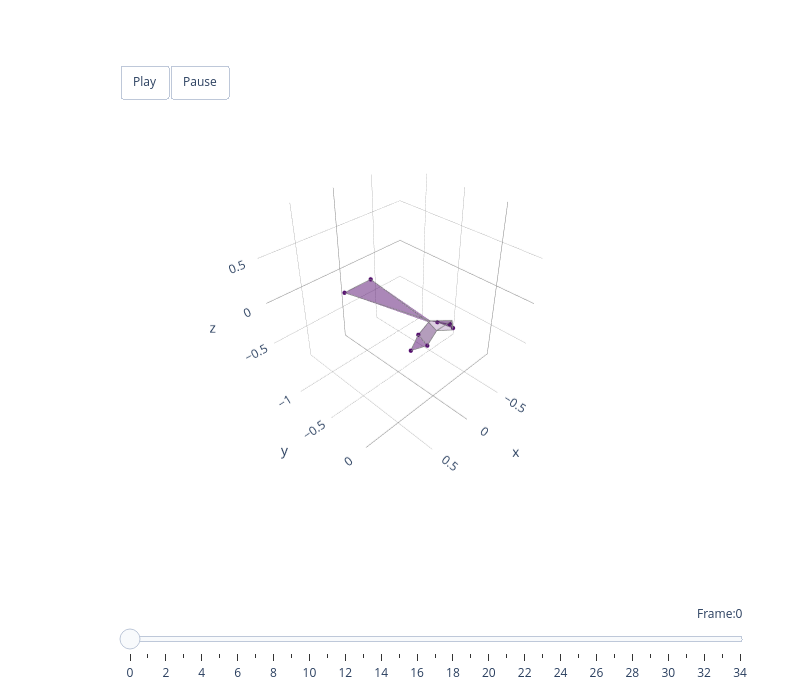

Notebook cell for this chart:
### Markdown cell above
### Full bilateral flight reconstruction

We can also reconstruct a complete flight sequence using the mean left and right scores from a hawk (Toothless, 9 m straight flight) and project it onto the species morphology.

### Code cell
# Get mean flight scores for a hawk
scores_df, _ = get_score_df(scores, unilateral_frame_info_df, size_bin=0.05)

_, Left_mean_scores, _, _ = get_binned_scores(
    scores_df, hawkname="Toothless", perchDist="9m", turn='Straight',
    left=True, year=2020
)
_, Right_mean_scores, _, _ = get_binned_scores(
    scores_df, hawkname="Toothless", perchDist="9m", turn='Straight',
    left=False, year=2020
)

Left_selected = Left_mean_scores.to_numpy()
Right_selected = Right_mean_scores.to_numpy()
components_list = np.arange(12)

# Reconstruct bilateral flight in target species morphology
recon_left = reconstruct(Left_selected, pc_transformed, mu_species, components_list)
recon_right = reconstruct(Right_selected, pc_transformed, mu_species, components_list)
reconstructed_full = to_bilateral(recon_right, left=recon_left)

print(f"Reconstructed flight: {reconstructed_full.shape[0]} frames")
animate_plotly(approx_bird3d, reconstructed_full[:35], colour='#540D6E')

### Figure 1 — Plotly figure (JSON) as saved in the notebook; plotly's stock layout.template omitted (floating-point values rounded to 4 significant figures)
{"data": [{"color": "#540D6E", "hoverinfo": "none", "opacity": 0.5, "type": "mesh3d", "x": [-0.2772, -0.1807, -0.1351], "y": [-0.06742, 0.04764, -0.1076], "z": [-0.1805, -0.1119, -0.1008]}, {"hoverinfo": "name", "line": {"color": "grey", "width": 1.5}, "mode": "lines", "name": "left_handwing #540D6E", "type": "scatter3d", "x": [-0.2772, -0.1807, -0.1351, -0.2772], "y": [-0.06742, 0.04764, -0.1076, -0.06742], "z": [-0.1805, -0.1119, -0.1008, -0.1805]}, {"color": "#540D6E", "hoverinfo": "none", "opacity": 0.5, "type": "mesh3d", "x": [0.271, 0.1757, 0.1319], "y": [-0.06507, 0.04753, -0.105], "z": [-0.1835, -0.1136, -0.1013]}, {"hoverinfo": "name", "line": {"color": "grey", "width": 1.5}, "mode": "lines", "name": "right_handwing #540D6E", "type": "scatter3d", "x": [0.271, 0.1757, 0.1319, 0.271], "y": [-0.06507, 0.04753, -0.105, -0.06507], "z": [-0.1835, -0.1136, -0.1013, -0.1835]}, {"color": "#540D6E", "hoverinfo": "none", "opacity": 0.4, "type": "mesh3d", "x": [-0.1807, -0.1351, -0.0146, -0.1047], "y": [0.04764, -0.1076, -0.0883, 0.0883], "z": [-0.1119, -0.1008, -0.011, 0.03989]}, {"hoverinfo": "name", "line": {"color": "grey", "width": 1.5}, "mode": "lines", "name": "left_armwing #540D6E", "type": "scatter3d", "x": [-0.1807, -0.1351, -0.0146, -0.1047, -0.1807], "y": [0.04764, -0.1076, -0.0883, 0.0883, 0.04764], "z": [-0.1119, -0.1008, -0.011, 0.03989, -0.1119]}, {"color": "#540D6E", "hoverinfo": "none", "opacity": 0.4, "type": "mesh3d", "x": [0.1757, 0.1319, 0.0146, 0.1047], "y": [0.04753, -0.105, -0.0883, 0.0883], "z": [-0.1136, -0.1013, -0.011, 0.03989]}, {"hoverinfo": "name", "line": {"color": "grey", "width": 1.5}, "mode": "lines", "name": "right_armwing #540D6E", "type": "scatter3d", "x": [0.1757, 0.1319, 0.0146, 0.1047, 0.1757], "y": [0.04753, -0.105, -0.0883, 0.0883, 0.04753], "z": [-0.1136, -0.1013, -0.011, 0.03989, -0.1136]}, {"color": "#540D6E", "hoverinfo": "none", "opacity": 0.2, "type": "mesh3d", "x": [0.1047, -0.1047, -0.0146, 0.0146], "y": [0.0883, 0.0883, -0.0883, -0.0883], "z": [0.03989, 0.03989, -0.011, -0.011]}, {"hoverinfo": "name", "line": {"color": "grey", "width": 1.5}, "mode": "lines", "name": "body #540D6E", "type": "scatter3d", "x": [0.1047, -0.1047, -0.0146, 0.0146, 0.1047], "y": [0.0883, 0.0883, -0.0883, -0.0883, 0.0883], "z": [0.03989, 0.03989, -0.011, -0.011, 0.03989]}, {"color": "#540D6E", "hoverinfo": "none", "opacity": 0.2, "type": "mesh3d", "x": [0.1047, 0.0, -0.1047], "y": [0.0883, 0.1776, 0.0883], "z": [0.03989, 0.03989, 0.03989]}, {"hoverinfo": "name", "line": {"color": "grey", "width": 1.5}, "mode": "lines", "name": "head #540D6E", "type": "scatter3d", "x": [0.1047, 0.0, -0.1047, 0.1047], "y": [0.0883, 0.1776, 0.0883, 0.0883], "z": [0.03989, 0.03989, 0.03989, 0.03989]}, {"color": "#540D6E", "hoverinfo": "none", "opacity": 0.5, "type": "mesh3d", "x": [-0.1941, 0.163, -0.0146, 0.0146], "y": [-1.114, -1.124, -0.0883, -0.0883], "z": [-0.099, -0.1071, -0.011, -0.011]}, {"hoverinfo": "name", "line": {"color": "grey", "width": 1.5}, "mode": "lines", "name": "tail #540D6E", "type": "scatter3d", "x": [-0.1941, 0.163, -0.0146, 0.0146, -0.1941], "y": [-1.114, -1.124, -0.0883, -0.0883, -1.114], "z": [-0.099, -0.1071, -0.011, -0.011, -0.099]}, {"hoverinfo": "none", "marker": {"color": "#540D6E", "opacity": 1, "size": 2.5}, "mode": "markers", "type": "scatter3d", "x": [-0.2772, 0.271, -0.1807, 0.1757, -0.1351, 0.1319, 0.163, -0.1941], "y": [-0.06742, -0.06507, 0.04764, 0.04753, -0.1076, -0.105, -1.124, -1.114], "z": [-0.1805, -0.1835, -0.1119, -0.1136, -0.1008, -0.1013, -0.1071, -0.099]}], "layout": {"height": 700, "margin": {"b": 100, "l": 50, "r": 50, "t": 100}, "scene": {"aspectmode": "cube", "aspectratio": {"x": 1, "y": 1, "z": 1}, "camera": {"eye": {"x": 1.5, "y": 1.5, "z": 1.5}, "up": {"x": 0, "y": 0, "z": 1}}, "domain": {"x": [0, 1], "y": [0.1, 1]}, "xaxis": {"backgroundcolor": "white", "dtick": 0.5, "gridcolor": "grey", "gridwidth": 0.5, "range": [-0.9127, 0.9127], "showbackground": true, "tick0": 0, "zerolinecolor": "grey"}, "yaxis": {"backgroundcolor": "white", "dtick": 0.5, "gridcolor": "grey", "gridwidth": 0.5, "range": [-1.387, 0.4384], "showbackground": true, "tick0": 0, "zerolinecolor": "grey"}, "zaxis": {"backgroundcolor": "white", "dtick": 0.5, "gridcolor": "grey", "gridwidth": 0.5, "range": [-0.9127, 0.9127], "showbackground": true, "tick0": 0, "zerolinecolor": "grey"}}, "showlegend": false, "sliders": [{"active": 0, "currentvalue": {"font": {"size": 12}, "prefix": "Frame:", "visible": true, "xanchor": "right"}, "len": 0.9, "pad": {"b": 10, "t": 50}, "steps": [{"args": [[0], {"frame": {"duration": 300, "redraw": true}, "mode": "immediate", "transition": {"duration": 300}}], "label": "0", "method": "animate"}, {"args": [[1], {"frame": {"duration": 300, "redraw": true}, "mode": "immediate", "transition": {"duration": 300}}], "label": "1", "method": "animate"}, {"args": [[2], {"frame": {"duration": 300, "redraw": true}, "mode": "immediate", "transition": {"duration": 300}}], "label": "2", "method": "animate"}, {"args": [[3], {"frame": {"duration": 300, "redraw": true}, "mode": "immediate", "transition": {"duration": 300}}], "label": "3", "method": "animate"}, {"args": [[4], {"frame": {"duration": 300, "redraw": true}, "mode": "immediate", "transition": {"duration": 300}}], "label": "4", "method": "animate"}, {"args": [[5], {"frame": {"duration": 300, "redraw": true}, "mode": "immediate", "transition": {"duration": 300}}], "label": "5", "method": "animate"}, {"args": [[6], {"frame": {"duration": 300, "redraw": true}, "mode": "immediate", "transition": {"duration": 300}}], "label": "6", "method": "animate"}, {"args": [[7], {"frame": {"duration": 300, "redraw": true}, "mode": "immediate", "transition": {"duration": 300}}], "label": "7", "method": "animate"}, {"args": [[8], {"frame": {"duration": 300, "redraw": true}, "mode": "immediate", "transition": {"duration": 300}}], "label": "8", "method": "animate"}, {"args": [[9], {"frame": {"duration": 300, "redraw": true}, "mode": "immediate", "transition": {"duration": 300}}], "label": "9", "method": "animate"}, {"args": [[10], {"frame": {"duration": 300, "redraw": true}, "mode": "immediate", "transition": {"duration": 300}}], "label": "10", "method": "animate"}, {"args": [[11], {"frame": {"duration": 300, "redraw": true}, "mode": "immediate", "transition": {"duration": 300}}], "label": "11", "method": "animate"}, {"args": [[12], {"frame": {"duration": 300, "redraw": true}, "mode": "immediate", "transition": {"duration": 300}}], "label": "12", "method": "animate"}, {"args": [[13], {"frame": {"duration": 300, "redraw": true}, "mode": "immediate", "transition": {"duration": 300}}], "label": "13", "method": "animate"}, {"args": [[14], {"frame": {"duration": 300, "redraw": true}, "mode": "immediate", "transition": {"duration": 300}}], "label": "14", "method": "animate"}, {"args": [[15], {"frame": {"duration": 300, "redraw": true}, "mode": "immediate", "transition": {"duration": 300}}], "label": "15", "method": "animate"}, {"args": [[16], {"frame": {"duration": 300, "redraw": true}, "mode": "immediate", "transition": {"duration": 300}}], "label": "16", "method": "animate"}, {"args": [[17], {"frame": {"duration": 300, "redraw": true}, "mode": "immediate", "transition": {"duration": 300}}], "label": "17", "method": "animate"}, {"args": [[18], {"frame": {"duration": 300, "redraw": true}, "mode": "immediate", "transition": {"duration": 300}}], "label": "18", "method": "animate"}, {"args": [[19], {"frame": {"duration": 300, "redraw": true}, "mode": "immediate", "transition": {"duration": 300}}], "label": "19", "method": "animate"}, {"args": [[20], {"frame": {"duration": 300, "redraw": true}, "mode": "immediate", "transition": {"duration": 300}}], "label": "20", "method": "animate"}, {"args": [[21], {"frame": {"duration": 300, "redraw": true}, "mode": "immediate", "transition": {"duration": 300}}], "label": "21", "method": "animate"}, {"args": [[22], {"frame": {"duration": 300, "redraw": true}, "mode": "immediate", "transition": {"duration": 300}}], "label": "22", "method": "animate"}, {"args": [[23], {"frame": {"duration": 300, "redraw": true}, "mode": "immediate", "transition": {"duration": 300}}], "label": "23", "method": "animate"}, {"args": [[24], {"frame": {"duration": 300, "redraw": true}, "mode": "immediate", "transition": {"duration": 300}}], "label": "24", "method": "animate"}, {"args": [[25], {"frame": {"duration": 300, "redraw": true}, "mode": "immediate", "transition": {"duration": 300}}], "label": "25", "method": "animate"}, {"args": [[26], {"frame": {"duration": 300, "redraw": true}, "mode": "immediate", "transition": {"duration": 300}}], "label": "26", "method": "animate"}, {"args": [[27], {"frame": {"duration": 300, "redraw": true}, "mode": "immediate", "transition": {"duration": 300}}], "label": "27", "method": "animate"}, {"args": [[28], {"frame": {"duration": 300, "redraw": true}, "mode": "immediate", "transition": {"duration": 300}}], "label": "28", "method": "animate"}, {"args": [[29], {"frame": {"duration": 300, "redraw": true}, "mode": "immediate", "transition": {"duration": 300}}], "label": "29", "method": "animate"}, {"args": [[30], {"frame": {"duration": 300, "redraw": true}, "mode": "immediate", "transition": {"duration": 300}}], "label": "30", "method": "animate"}, {"args": [[31], {"frame": {"duration": 300, "redraw": true}, "mode": "immediate", "transition": {"duration": 300}}], "label": "31", "method": "animate"}, {"args": [[32], {"frame": {"duration": 300, "redraw": true}, "mode": "immediate", "transition": {"duration": 300}}], "label": "32", "method": "animate"}, {"args": [[33], {"frame": {"duration": 300, "redraw": true}, "mode": "immediate", "transition": {"duration": 300}}], "label": "33", "method": "animate"}, {"args": [[34], {"frame": {"duration": 300, "redraw": true}, "mode": "immediate", "transition": {"duration": 300}}], "label": "34", "method": "animate"}], "transition": {"duration": 300, "easing": "cubic-in-out"}, "x": 0.1, "xanchor": "left", "y": 0, "yanchor": "top"}], "updatemenus": [{"buttons": [{"args": [null, {"frame": {"duration": 100, "redraw": true}, "mode": "immediate"}], "label": "Play", "method": "animate"}, {"args": [[null], {"frame": {"duration": 0, "redraw": true}, "mode": "immediate"}], "label": "Pause", "method": "animate"}], "direction": "left", "pad": {"r": 10, "t": 10}, "showactive": false, "type": "buttons", "x": 0.1, "xanchor": "left", "y": 1.1, "yanchor": "top"}], "width": 800}}
